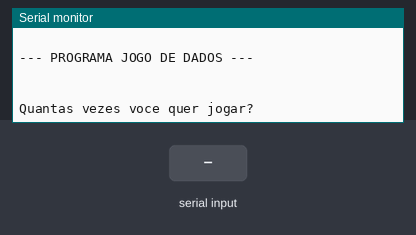
The sketch below on a simulated Arduino Uno, built with avr-gcc and run on an emulated ATmega328P. Shown: the last lines printed to the serial monitor. The inputs (shaded band) are chosen by the test bench. Random numbers use the default seed unless the sketch sets one.

Above: at 1.2 s.
1.3 s: "90,45\n" received over Serial
At 2.2 s:
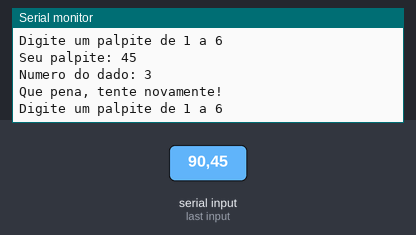
2.8 s: "30,150\n" received over Serial
At 3.8 s:
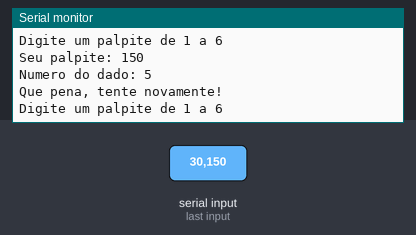
4.3 s: "1,90\n" received over Serial
At 6.6 s:
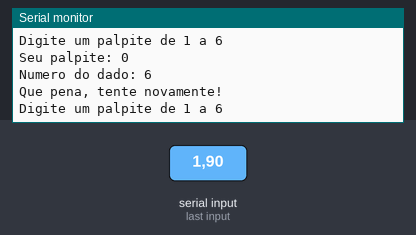
Timing chart, 0 to 8.1 s (numbered marks = the images above; inputs shaded):
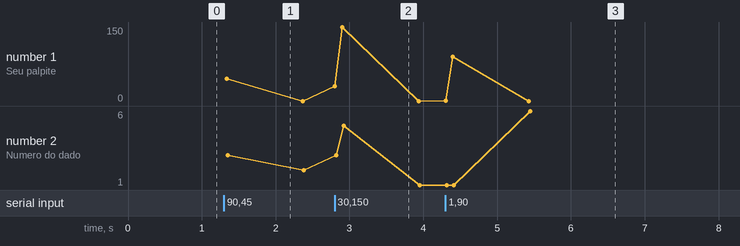

The sketch:

jogo_de_dados1.ino
```cpp
/*
tipoDeRetorno nomeDaVariavel


*/
void setup()
{
  Serial.begin(9600);
  randomSeed(analogRead(0));// inicia e normaliza a porta randomica para evitar o mesmo valor
}


void desenhaCabecalho()
{

  Serial.println(" ");
  Serial.println(" ");
  Serial.println("--- PROGRAMA JOGO DE DADOS ---");
  Serial.println(" ");//pula linha
  Serial.println(" ");

}//fim da funcao


String devolveTexto(){

  String texto = "Uma linha de texto \n";
  texto += "Mais uma linha de texto \n";
  texto += "Terceira linha de texto \n";
  return texto;
}

void loop()
{
  // String meuTexto = devolveTexto();//captura o retorno da funcao com as 3 linhas de texto
  //Serial.println(meuTexto);//exibe a variavel com o texto retornado da funcao


  desenhaCabecalho();

  Serial.println("Quantas vezes voce quer jogar? \n");
  while(! Serial.available());
  int qtdRodadas = Serial.parseInt();//quantas vezes o usuario quer jogar

  int vetPalpites[qtdRodadas];//tamanho do vetor é o tamanho da quantidade de rodadas
  int vetResultado[qtdRodadas];//mesmo tamanho

  for(int r = 0; r < qtdRodadas; r++)
  {

    //pedir o palpite do usuario
    Serial.println("Digite um palpite de 1 a 6 \n");
    while(! Serial.available());
    int palpite = Serial.parseInt();


    //sortear o dado
    int numeroSorteado = random(1, 7); //gera um numero aleatorio entre 1 e 6


    //mostrar resultado
    Serial.println("Seu palpite: " + String(palpite));
    Serial.println("Numero do dado: " + String(numeroSorteado));


    //guardar os dados nos vetores para posteriormente montar o relatorio
    vetPalpites[r] = palpite;
    vetResultado[r] = numeroSorteado;


    //se acertou dar os parabéns, senão que pena ...
    if(palpite == numeroSorteado){
      Serial.println("Parabens, voce acertou \n");
    } else {
      Serial.println("Que pena, tente novamente! \n");
    }
  }// fim do for

  //exibindo os dados do jogo no final - relatorio
  Serial.println();
  Serial.println("ESTATISTICA DO JOGO");
  Serial.println();


  for(int i = 0; i < qtdRodadas; i++)
  {
    Serial.println("Rodada" + String(i) + ":");//rodada 1, rodada 2
    Serial.println("    Palpite:" + String(vetPalpites[i]));//mostra o palpite da rodada atual
    Serial.println("    Dado: " + String(vetResultado[i]));//mostra o resultado daquela rodada
    Serial.println("-----------------------");//separador de linhas entre os resultados
    Serial.println();//pula uma linha
  }

  //Serial.println("Resultado: " + String( vetPalpites[i] == vet Resultados[i] ? "Acertou");
  //Serial.println("");
  //Serial.println("");

 Serial.println("FIM DO JOGO, REINICIANDO OS SISTEMA!!");
 delay(700);

}
```

Measured:
- after the input at 1.3 s, the serial monitor: prints a new line at once (image 1)
- after the input at 2.8 s, the serial monitor: prints a new line at once (image 2)
- after the input at 4.3 s, the serial monitor: prints a new line at once (image 3)
